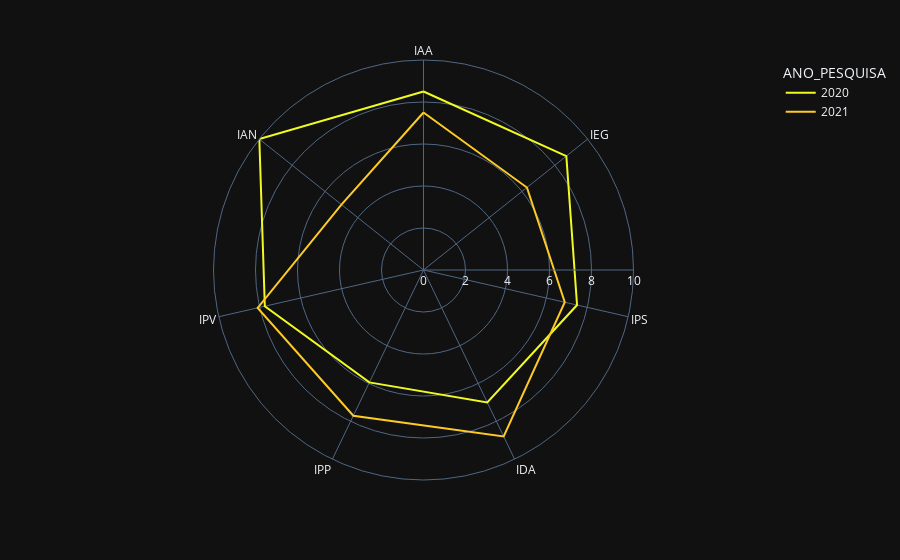

The notebook cell saved with this chart:
### Code cell
fig = px.line_polar(teste2, r="NOTA", theta="INDICE", color="ANO_PESQUISA",
                    line_close=True, color_discrete_sequence=px.colors.sequential.Plasma_r,
                    template="plotly_dark")
fig.show()

### Figure 1 — Plotly figure (JSON) as saved in the notebook; plotly's stock layout.template omitted (floating-point values rounded to 4 significant figures)
{"data": [{"hovertemplate": "ANO_PESQUISA=2020<br>NOTA=%{r}<br>INDICE=%{theta}<extra></extra>", "legendgroup": "2020", "line": {"color": "#f0f921", "dash": "solid"}, "marker": {"symbol": "circle"}, "mode": "lines", "name": "2020", "r": [8.5, 8.7, 7.5, 7, 5.94, 7.75, 10, 8.5], "showlegend": true, "subplot": "polar", "theta": ["IAA", "IEG", "IPS", "IDA", "IPP", "IPV", "IAN", "IAA"], "type": "scatterpolar"}, {"hovertemplate": "ANO_PESQUISA=2021<br>NOTA=%{r}<br>INDICE=%{theta}<extra></extra>", "legendgroup": "2021", "line": {"color": "#fdca26", "dash": "solid"}, "marker": {"symbol": "circle"}, "mode": "lines", "name": "2021", "r": [7.5, 6.3, 6.9, 8.8, 7.7, 8.1, 5, 7.5], "showlegend": true, "subplot": "polar", "theta": ["IAA", "IEG", "IPS", "IDA", "IPP", "IPV", "IAN", "IAA"], "type": "scatterpolar"}], "layout": {"legend": {"title": {"text": "ANO_PESQUISA"}, "tracegroupgap": 0}, "margin": {"t": 60}, "polar": {"angularaxis": {"direction": "clockwise", "rotation": 90}, "domain": {"x": [0, 1], "y": [0, 1]}}}}
